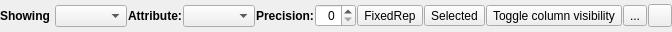
<?xml version="1.0" encoding="UTF-8"?>
<ui version="4.0">
 <class>pqSpreadSheetViewDecorator</class>
 <widget class="QWidget" name="pqSpreadSheetViewDecorator">
  <property name="geometry">
   <rect>
    <x>0</x>
    <y>0</y>
    <width>627</width>
    <height>32</height>
   </rect>
  </property>
  <property name="windowTitle">
   <string>Form</string>
  </property>
  <layout class="QHBoxLayout">
   <property name="spacing">
    <number>1</number>
   </property>
   <property name="leftMargin">
    <number>0</number>
   </property>
   <property name="topMargin">
    <number>0</number>
   </property>
   <property name="rightMargin">
    <number>0</number>
   </property>
   <property name="bottomMargin">
    <number>0</number>
   </property>
   <item>
    <widget class="QLabel" name="label">
     <property name="text">
      <string>&lt;b&gt;Showing  &lt;/b&gt;</string>
     </property>
    </widget>
   </item>
   <item>
    <widget class="pqOutputPortComboBox" name="Source">
     <property name="sizeAdjustPolicy">
      <enum>QComboBox::AdjustToContents</enum>
     </property>
    </widget>
   </item>
   <item>
    <widget class="QLabel" name="label_2">
     <property name="text">
      <string>&lt;b&gt;   Attribute:&lt;/b&gt;</string>
     </property>
    </widget>
   </item>
   <item>
    <widget class="QComboBox" name="Attribute">
     <property name="sizeAdjustPolicy">
      <enum>QComboBox::AdjustToContents</enum>
     </property>
    </widget>
   </item>
   <item>
    <widget class="QLabel" name="label_Precision">
     <property name="font">
      <font>
       <weight>75</weight>
       <bold>true</bold>
      </font>
     </property>
     <property name="text">
      <string>Precision:</string>
     </property>
    </widget>
   </item>
   <item>
    <widget class="QSpinBox" name="spinBoxPrecision">
     <property name="alignment">
      <set>Qt::AlignRight|Qt::AlignTrailing|Qt::AlignVCenter</set>
     </property>
     <property name="maximum">
      <number>32</number>
     </property>
    </widget>
   </item>
   <item>
    <widget class="QToolButton" name="ToggleFixed">
     <property name="toolTip">
      <string>Switches between scientific and fixed-point representation</string>
     </property>
     <property name="statusTip">
      <string>Toggle fixed-point representation (always show #Precision digits)</string>
     </property>
     <property name="whatsThis">
      <string>Toggle fixed-point representation (always show #Precision digits)</string>
     </property>
     <property name="text">
      <string>FixedRep</string>
     </property>
     <property name="icon">
      <iconset>
       <normaloff>:/pqWidgets/Icons/pqFixedRepr32.png</normaloff>:/pqWidgets/Icons/pqFixedRepr32.png</iconset>
     </property>
     <property name="checkable">
      <bool>true</bool>
     </property>
    </widget>
   </item>
   <item>
    <widget class="QToolButton" name="SelectionOnly">
     <property name="toolTip">
      <string>Show only selected elements.</string>
     </property>
     <property name="statusTip">
      <string>Show only selected elements.</string>
     </property>
     <property name="whatsThis">
      <string>Show only selected elements.</string>
     </property>
     <property name="text">
      <string>Selected</string>
     </property>
     <property name="icon">
      <iconset>
       <normaloff>:/pqWidgets/Icons/pqSelect16.png</normaloff>:/pqWidgets/Icons/pqSelect16.png</iconset>
     </property>
     <property name="checkable">
      <bool>true</bool>
     </property>
     <property name="toolButtonStyle">
      <enum>Qt::ToolButtonIconOnly</enum>
     </property>
    </widget>
   </item>
   <item>
    <widget class="QToolButton" name="ToggleColumnVisibility">
     <property name="toolTip">
      <string>Toggle column visibility</string>
     </property>
     <property name="statusTip">
      <string>Toggle column visibility</string>
     </property>
     <property name="whatsThis">
      <string>Toggle column visibility</string>
     </property>
     <property name="text">
      <string>Toggle column visibility</string>
     </property>
     <property name="icon">
      <iconset>
       <normaloff>:/pqWidgets/Icons/pqRectilinearGrid16.png</normaloff>:/pqWidgets/Icons/pqRectilinearGrid16.png</iconset>
     </property>
     <property name="popupMode">
      <enum>QToolButton::InstantPopup</enum>
     </property>
    </widget>
   </item>
   <item>
    <widget class="QToolButton" name="ToggleCellConnectivity">
     <property name="toolTip">
      <string>Toggle cell connectivity visibility</string>
     </property>
     <property name="text">
      <string>...</string>
     </property>
     <property name="icon">
      <iconset>
       <normaloff>:/pqWidgets/Icons/pqProgrammableFilter24.png</normaloff>:/pqWidgets/Icons/pqProgrammableFilter24.png</iconset>
     </property>
     <property name="checkable">
      <bool>true</bool>
     </property>
    </widget>
   </item>
   <item>
    <widget class="QToolButton" name="ExportSpreadsheet"/>
   </item>
   <item>
    <spacer>
     <property name="orientation">
      <enum>Qt::Horizontal</enum>
     </property>
     <property name="sizeHint" stdset="0">
      <size>
       <width>58</width>
       <height>23</height>
      </size>
     </property>
    </spacer>
   </item>
  </layout>
  <action name="actionExport">
   <property name="icon">
    <iconset>
     <normaloff>:/pqWidgets/Icons/pqSaveTable32.png</normaloff>:/pqWidgets/Icons/pqSaveTable32.png</iconset>
   </property>
   <property name="toolTip">
    <string>Export Spreadsheet</string>
   </property>
  </action>
 </widget>
 <customwidgets>
  <customwidget>
   <class>pqOutputPortComboBox</class>
   <extends>QComboBox</extends>
   <header>pqOutputPortComboBox.h</header>
  </customwidget>
 </customwidgets>
 <resources>
  <include location="../pqComponents.qrc"/>
 </resources>
 <connections/>
</ui>
